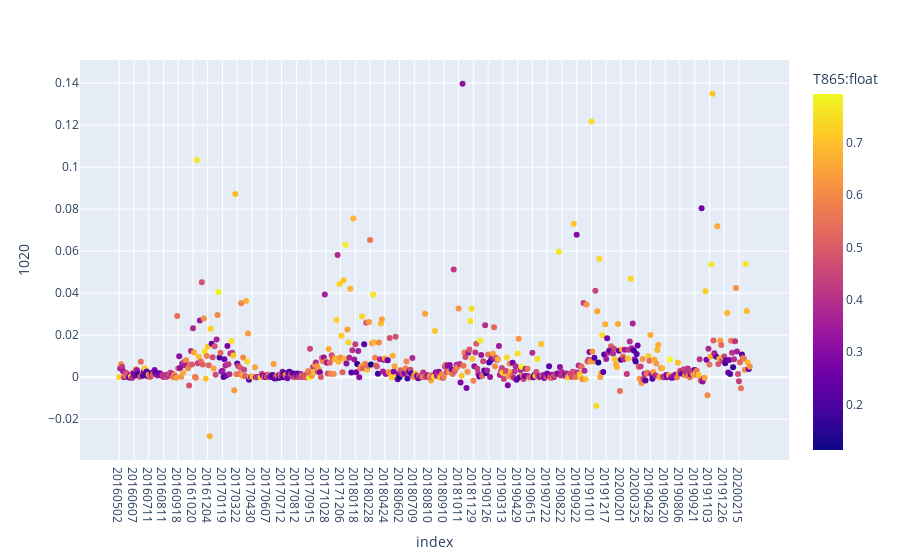

Notebook code for this chart:
### Code cell
px.scatter(df, y=1020, height=600, color='T865:float')

### Figure 1 — Plotly figure (JSON) as saved in the notebook; plotly's stock layout.template omitted (floating-point values rounded to 4 significant figures; data arrays with more than 128 entries replaced by an {"elided": "..."} marker saying what was removed)
{"data": [{"hovertemplate": "index=%{x}<br>1020=%{y}<br>T865:float=%{marker.color}<extra></extra>", "legendgroup": "", "marker": {"color": {"elided": "642 float values"}, "coloraxis": "coloraxis", "symbol": "circle"}, "mode": "markers", "name": "", "orientation": "v", "showlegend": false, "type": "scatter", "x": {"elided": "642 str values"}, "xaxis": "x", "y": {"elided": "642 float values"}, "yaxis": "y"}], "layout": {"autosize": true, "coloraxis": {"colorbar": {"title": {"text": "T865:float"}}, "colorscale": [[0, "#0d0887"], [0.1111, "#46039f"], [0.2222, "#7201a8"], [0.3333, "#9c179e"], [0.4444, "#bd3786"], [0.5556, "#d8576b"], [0.6667, "#ed7953"], [0.7778, "#fb9f3a"], [0.8889, "#fdca26"], [1, "#f0f921"]]}, "legend": {"tracegroupgap": 0}, "margin": {"t": 60}, "xaxis": {"anchor": "y", "autorange": true, "domain": [0, 1], "range": [-38.05, 679.1], "title": {"text": "index"}, "type": "category"}, "yaxis": {"anchor": "x", "autorange": true, "domain": [0, 1], "range": [-0.03928, 0.1508], "title": {"text": "1020"}, "type": "linear"}}}
